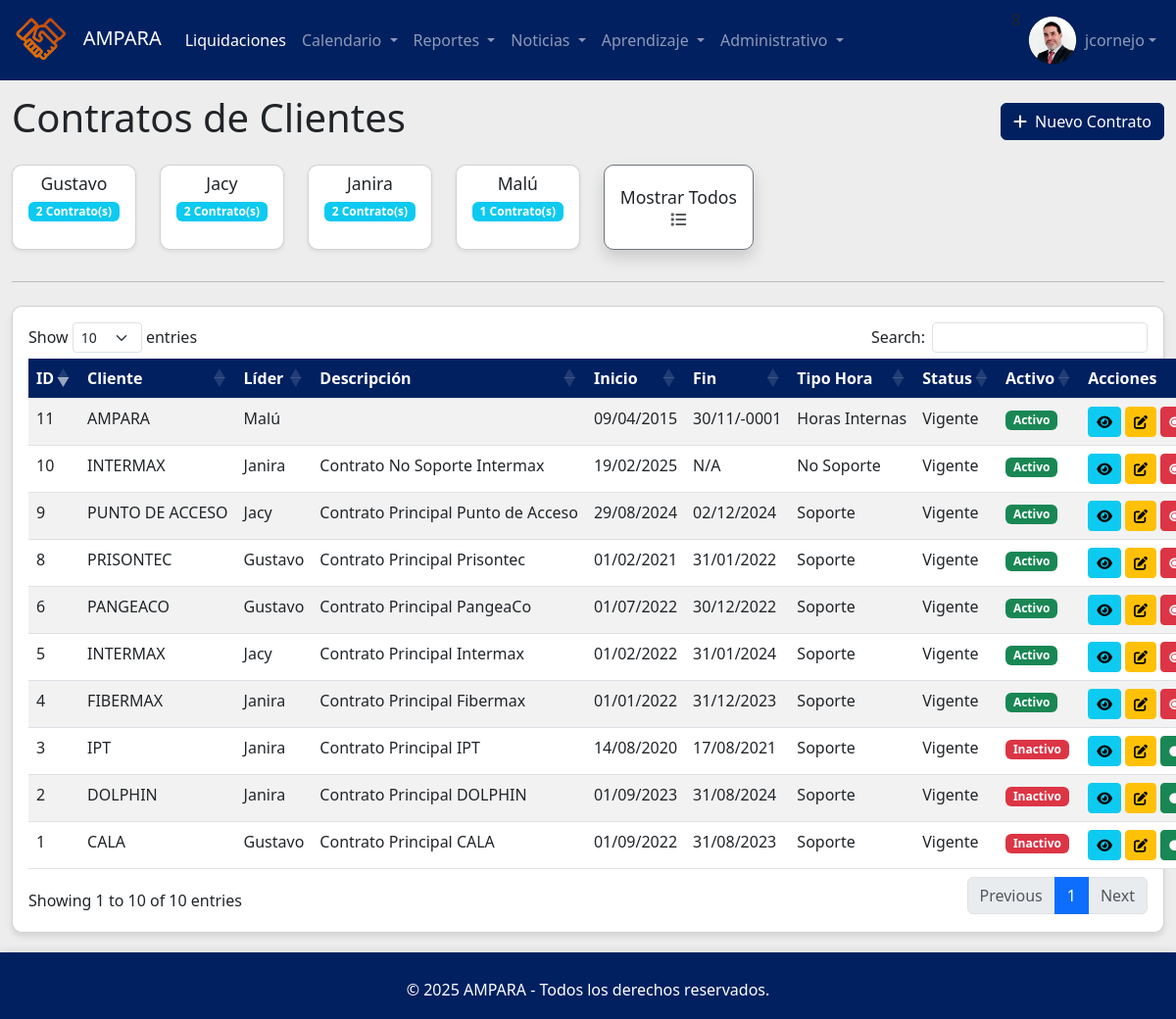
Screenshot of /contratos_clientes.php (signed in) with the database file from the repository.
### tables this page shows
CREATE TABLE `empleado` (
  `idempleado` int(11) NOT NULL,
  `nombres` varchar(100) NOT NULL,
  `paterno` varchar(50) NOT NULL,
  `materno` varchar(50) NOT NULL,
  `nombrecorto` varchar(50) DEFAULT NULL,
  `dni` varchar(10) NOT NULL,
  `nacimiento` date NOT NULL,
  `lugarnacimiento` varchar(100) NOT NULL,
  `domicilio` varchar(150) NOT NULL,
  `estadocivil` varchar(50) NOT NULL,
  `correopersonal` varchar(100) NOT NULL,
  `correocorporativo` varchar(100) NOT NULL,
  `telcelular` varchar(15) NOT NULL,
  `telfijo` varchar(10) NOT NULL,
  `horasmeta` int(11) NOT NULL DEFAULT 30,
  `area` varchar(50) NOT NULL,
  `cargo` varchar(50) NOT NULL,
  `derechohabiente` varchar(50) NOT NULL,
  `cantidadhijos` int(11) NOT NULL,
  `contactoemergencia` varchar(100) NOT NULL,
  `nivelestudios` varchar(50) NOT NULL,
  `regimenpension` varchar(50) NOT NULL,
  `fondopension` varchar(50) NOT NULL,
  `cussp` varchar(50) NOT NULL,
  `modalidad` varchar(50) NOT NULL,
  `rutafoto` varchar(250) NOT NULL,
  `activo` int(11) NOT NULL,
  `editor` int(11) NOT NULL DEFAULT 0,
  `registrado` timestamp NOT NULL DEFAULT current_timestamp(),
  `modificado` timestamp NOT NULL DEFAULT current_timestamp()
);

CREATE TABLE `contratocliente` (
  `idcontratocli` int(11) NOT NULL,
  `idcliente` int(11) NOT NULL,
  `lider` int(11) NOT NULL,
  `descripcion` varchar(500) NOT NULL,
  `fechainicio` date NOT NULL,
  `fechafin` date DEFAULT NULL,
  `horasfijasmes` int(11) NOT NULL,
  `costohorafija` decimal(7,2) NOT NULL,
  `mesescontrato` int(11) NOT NULL,
  `totalhorasfijas` int(11) NOT NULL,
  `tipobolsa` varchar(50) NOT NULL,
  `costohoraextra` decimal(7,2) NOT NULL,
  `montofijomes` decimal(7,2) NOT NULL,
  `planmontomes` decimal(7,2) NOT NULL,
  `planhoraextrames` int(11) NOT NULL,
  `status` varchar(50) NOT NULL,
  `tipohora` varchar(500) NOT NULL,
  `activo` int(11) NOT NULL,
  `editor` int(11) NOT NULL DEFAULT 1,
  `registrado` timestamp NOT NULL DEFAULT current_timestamp(),
  `modificado` timestamp NOT NULL DEFAULT current_timestamp()
);

CREATE TABLE `cliente` (
  `idcliente` int(11) NOT NULL,
  `razonsocial` varchar(50) NOT NULL,
  `nombrecomercial` varchar(50) NOT NULL,
  `ruc` varchar(15) NOT NULL,
  `direccion` varchar(150) NOT NULL,
  `telefono` varchar(15) NOT NULL,
  `sitioweb` varchar(150) NOT NULL,
  `representante` varchar(100) NOT NULL,
  `telrepresentante` varchar(15) NOT NULL,
  `correorepre` varchar(150) NOT NULL,
  `gerente` varchar(150) NOT NULL,
  `telgerente` varchar(15) NOT NULL,
  `correogerente` varchar(150) NOT NULL,
  `activo` int(11) NOT NULL DEFAULT 1,
  `editor` int(11) NOT NULL DEFAULT 1,
  `registrado` timestamp NOT NULL DEFAULT current_timestamp(),
  `modificado` timestamp NOT NULL DEFAULT current_timestamp()
);

### funciones.php (called while the page is built, shortened)
<?php
require_once 'conexion.php';
function obtenerResumenContratosPorLider() {
    global $pdo;
    $sql = "SELECT e.idempleado, e.nombrecorto, COUNT(cc.idcontratocli) as cantidad_contratos
            FROM empleado e
            JOIN contratocliente cc ON e.idempleado = cc.lider
            WHERE cc.activo = 1
            GROUP BY e.idempleado, e.nombrecorto
            HAVING COUNT(cc.idcontratocli) > 0
            ORDER BY e.nombrecorto ASC";
    try {
        $stmt = $pdo->query($sql);
        return $stmt->fetchAll(PDO::FETCH_ASSOC);
    } catch (PDOException $e) {
        error_log("Error al obtener resumen de contratos por líder: " . $e->getMessage());
        return [];
    }
}
function obtenerTodosContratosClientes($filtros = []) {
    global $pdo;
    $sql = "SELECT cc.*, c.nombrecomercial AS nombre_cliente, e.nombrecorto AS nombre_lider
            FROM contratocliente cc
            JOIN cliente c ON cc.idcliente = c.idcliente
            JOIN empleado e ON cc.lider = e.idempleado
            WHERE 1=1";
    $params = [];
    $sql .= " ORDER BY cc.fechainicio DESC, c.nombrecomercial ASC";
    $stmt = $pdo->prepare($sql);
    $stmt->execute($params);
    return $stmt->fetchAll(PDO::FETCH_ASSOC);
}
?>

### contratos_clientes.php (the view, shortened to what this page needs)
<?php
require_once 'includes/header.php';
require_once 'funciones.php';
$resumen_lideres = obtenerResumenContratosPorLider();
$id_lider_filtro = null;
$filtros_aplicados = [];
$contratos = obtenerTodosContratosClientes($filtros_aplicados);
?>
<div class="container-fluid mt-4">
    <div class="d-flex justify-content-between align-items-center mb-3">
        <h1>Contratos de Clientes</h1>
        <a href="registrar_contrato_cliente.php" class="btn btn-primary">
            <i class="fas fa-plus me-2"></i>Nuevo Contrato
        </a>
    </div>
    <?php if (!empty($resumen_lideres)):
    ?>
    <div class="row mb-3">
        <?php foreach ($resumen_lideres as $lider): ?>
            <div class="col-xl-auto col-lg-3 col-md-4 col-sm-6 mb-3">
                <a href="contratos_clientes.php?id_lider_filtro=<?php echo htmlspecialchars($lider['idempleado']); ?>" class="text-decoration-none">
                    <div class="card h-100 <?php echo ($id_lider_filtro == $lider['idempleado']) ? 'border-primary shadow' : 'shadow-sm hover-shadow'; ?>">
                        <div class="card-body text-center px-3 py-2">
                            <h6 class="card-title mb-1"><?php echo htmlspecialchars($lider['nombrecorto']); ?></h6>
                            <span class="badge bg-info rounded-soft"><?php echo htmlspecialchars($lider['cantidad_contratos']); ?> Contrato(s)</span>
                        </div>
                    </div>
                </a>
            </div>
        <?php endforeach; ?>
        <div class="col-xl-auto col-lg-3 col-md-4 col-sm-6 mb-3">
             <a href="contratos_clientes.php" class="text-decoration-none">
                <div class="card h-100 <?php echo ($id_lider_filtro === null && !isset($_GET['id_lider_filtro'])) ? 'border-secondary shadow' : 'shadow-sm hover-shadow'; ?>">
                    <div class="card-body text-center px-3 py-2 d-flex flex-column justify-content-center">
                         <h6 class="card-title mb-1">Mostrar Todos</h6>
                         <i class="fas fa-list text-muted"></i>
                    </div>
                </div>
            </a>
        </div>
    </div>
    <hr class="mb-4">
    <?php endif; ?>
    <div class="card">
        <div class="card-body">
            <table id="tablaContratosClientes" class="table table-striped table-hover dt-responsive nowrap" style="width:100%">
                <thead>
                    <tr>
                        <th>ID</th>
                        <th>Cliente</th>
                        <th>Líder</th>
                        <th style="width: 30%;">Descripción</th>
                        <th>Inicio</th>
                        <th>Fin</th>
                        <th>Tipo Hora</th>
                        <th>Status</th>
                        <th>Activo</th>
                        <th>Acciones</th>
                    </tr>
                </thead>
                <tbody>
                    <?php if (!empty($contratos)):
                        foreach ($contratos as $contrato):
                    ?>
                            <tr>
                                <td><?php echo htmlspecialchars($contrato['idcontratocli']); ?></td>
                                <td><?php echo htmlspecialchars($contrato['nombre_cliente'] ?? 'N/A'); ?></td>
                                <td><?php echo htmlspecialchars($contrato['nombre_lider'] ?? 'N/A'); ?></td>
                                <td><?php echo nl2br(htmlspecialchars(substr($contrato['descripcion'] ?? '', 0, 100) . (strlen($contrato['descripcion'] ?? '') > 100 ? '...' : ''))); ?></td>
                                <td><?php echo htmlspecialchars(date("d/m/Y", strtotime($contrato['fechainicio']))); ?></td>
                                <td><?php echo $contrato['fechafin'] ? htmlspecialchars(date("d/m/Y", strtotime($contrato['fechafin']))) : 'N/A'; ?></td>
                                <td><?php echo htmlspecialchars($contrato['tipohora'] ?? 'N/A'); ?></td>
                                <td><?php echo htmlspecialchars($contrato['status'] ?? 'N/A'); ?></td>
                                <td>
                                    <?php if (isset($contrato['activo']) && $contrato['activo'] == 1): ?>
                                        <span class="badge bg-success">Activo</span>
                                    <?php else: ?>
                                        <span class="badge bg-danger">Inactivo</span>
                                    <?php endif; ?>
                                </td>
                                <td>
                                    <button type="button" class="btn btn-info btn-sm ver-contrato"
                                            data-id="<?php echo $contrato['idcontratocli']; ?>"
                                            data-bs-toggle="modal" data-bs-target="#modalVerContratoCliente"
                                            title="Ver Detalles del Contrato">
                                        <i class="fas fa-eye"></i>
                                    </button>
                                    <a href="editar_contrato_cliente.php?id=<?php echo $contrato['idcontratocli']; ?>" class="btn btn-warning btn-sm" title="Editar Contrato">
                                        <i class="fas fa-edit"></i>
                                    </a>
                                    <button type="button" class="btn btn-<?php echo (isset($contrato['activo']) && $contrato['activo']) ? 'danger' : 'success'; ?> btn-sm cambiar-estado-contrato"
                                            data-id="<?php echo $contrato['idcontratocli']; ?>"
                                            data-nombre="ID <?php echo htmlspecialchars($contrato['idcontratocli']); ?> (Cliente: <?php echo htmlspecialchars($contrato['nombre_cliente'] ?? 'N/A'); ?>)"
                                            data-estado-actual="<?php echo (isset($contrato['activo']) ? $contrato['activo'] : 0); ?>"
                                            title="<?php echo (isset($contrato['activo']) && $contrato['activo']) ? 'Desactivar' : 'Activar'; ?> Contrato">
                                        <i class="fas fa-<?php echo (isset($contrato['activo']) && $contrato['activo']) ? 'toggle-off' : 'toggle-on'; ?>"></i>
                                    </button>
                                </td>
                            </tr>
                        <?php
                        endforeach;
                    else:
                    ?>
                        <tr>
                            <td colspan="10" class="text-center">No hay contratos registrados o que coincidan con el filtro.</td>
                        </tr>
                    <?php endif; ?>
                </tbody>
            </table>
        </div>
    </div>
</div>
<?php
require_once 'includes/footer.php';
?>

### includes/header.php (shortened to what this page needs)
<?php
require_once 'conexion.php';
$ruta_foto_usuario = 'img/fotos/empleados/usuario01.png';
$nombre_usuario_display = 'Usuario';
$tipo_usuario_actual = null;
if (isset($_SESSION['idusuario'])) {
    if (isset($_SESSION['nombre_usuario'])) {
        $nombre_usuario_display = htmlspecialchars($_SESSION['nombre_usuario']);
    }
    if (isset($_SESSION['idemp']) && $pdo) {
        try {
            $stmt_foto = $pdo->prepare("SELECT rutafoto FROM empleado WHERE idempleado = :idemp AND activo = 1");
            $stmt_foto->bindParam(':idemp', $_SESSION['idemp']);
            $stmt_foto->execute();
            $empleado_info = $stmt_foto->fetch(PDO::FETCH_ASSOC);
            if ($empleado_info && !empty($empleado_info['rutafoto'])) {
                $ruta_foto_usuario = htmlspecialchars($empleado_info['rutafoto']);
            }
        } catch (PDOException $e) {
            error_log("Error al obtener rutafoto: " . $e->getMessage());
        }
    }
    if (isset($_SESSION['tipo_usuario'])) {
        $tipo_usuario_actual = $_SESSION['tipo_usuario'];
    }
}
?>
<!DOCTYPE html>
<html lang="es">
<head>
    <link href="https://cdn.jsdelivr.net/npm/bootstrap@5.3.0/dist/css/bootstrap.min.css" rel="stylesheet">
    <link rel="stylesheet" href="https://cdnjs.cloudflare.com/ajax/libs/font-awesome/6.0.0/css/all.min.css">
    <link rel="stylesheet" href="https://cdn.datatables.net/1.11.5/css/dataTables.bootstrap5.min.css">
    <link rel="stylesheet" href="css/estilo.css">
</head>
<body>
    <nav class="navbar navbar-expand-lg navbar-dark bg-primary fixed-top">
        <div class="container-fluid">
            <a class="navbar-brand" href="index.php">
                <img src="img/logo_0.png" alt="Logo" style="height: 50px; margin-right: 10px;">
               AMPARA
            </a>
            <div class="collapse navbar-collapse" id="navbarNavPrincipal">
                <ul class="navbar-nav me-auto mb-2 mb-lg-0">
                    <li class="nav-item">
                        <a class="nav-link active" aria-current="page" href="liquidaciones.php">Liquidaciones</a>
                    </li>
                     <li class="nav-item dropdown">
                        <a class="nav-link dropdown-toggle" href="#" id="navbarDropdownCalendario" role="button" data-bs-toggle="dropdown" aria-expanded="false">
                            Calendario
                        </a>
                    </li>
                    <li class="nav-item dropdown">
                        <a class="nav-link dropdown-toggle" href="#" id="navbarDropdownReportes" role="button" data-bs-toggle="dropdown" aria-expanded="false">
                            Reportes
                        </a>
                    </li>
                    <li class="nav-item dropdown">
                        <a class="nav-link dropdown-toggle" href="#" id="navbarDropdownNoticias" role="button" data-bs-toggle="dropdown" aria-expanded="false">
                            Noticias
                        </a>
                    </li>
                      <li class="nav-item dropdown">
                        <a class="nav-link dropdown-toggle" href="#" id="navbarDropdownAprendizaje" role="button" data-bs-toggle="dropdown" aria-expanded="false">
                            Aprendizaje
                        </a>
                    </li>
                    <?php if ($tipo_usuario_actual == 1):  ?>
                    <li class="nav-item dropdown">
                        <a class="nav-link dropdown-toggle" href="#" id="navbarDropdownAdministrativo" role="button" data-bs-toggle="dropdown" aria-expanded="false">
                            Administrativo
                        </a>
                    </li>
                    <?php endif;?>
                </ul>
                <ul class="navbar-nav ms-auto">
                    <?php if (isset($_SESSION['idusuario'])): echo $_SESSION['idemp'];?>
                        <li class="nav-item dropdown">
                            <a class="nav-link dropdown-toggle d-flex align-items-center" href="#" id="navbarDropdownUser" role="button" data-bs-toggle="dropdown" aria-expanded="false">
                                <img  src="<?php echo $ruta_foto_usuario; ?>" alt="Foto de perfil" class="rounded-circle me-2 user-avatar"  style="height: 50px; width: 50px;">
                                <?php echo $nombre_usuario_display; ?>
                            </a>
                        </li>
                    <?php else: ?>
                        <li class="nav-item">
                            <a class="nav-link" href="../login.php">Iniciar Sesión</a>
                        </li>
                    <?php endif; ?>
                </ul>
            </div>
        </div>
    </nav>
    <div class="container-fluid main-content">
    </div>

### css/estilo.css (style rules this page uses)
:root { --color-primary: #012060; --color-secondary: #f28120; --color-light: #ededed; --color-white: #ffffff; }
body { background-color: var(--color-light); }
.bg-primary { background-color: var(--color-primary) !important; }
.btn-primary { background-color: var(--color-primary); border-color: var(--color-primary); }
.card { border-radius: 10px; box-shadow: 0 4px 6px rgba(0, 0, 0, 0.1); margin-bottom: 20px; }
.card-title { font-size: 1.1rem; font-weight: 500; }
.table th { background-color: var(--color-primary); color: white; }

### includes/header.php (style rules this page uses)
body { padding-top: 56px; }
.user-avatar { width: 32px; height: 32px; object-fit: cover; }
.main-content { padding-top: 1rem; }

### rows the page displays
empleado: rutafoto (picture)
empleado: nombrecorto "Gustavo", cantidad_contratos "2"
empleado: nombrecorto "Jacy", cantidad_contratos "2"
empleado: nombrecorto "Janira", cantidad_contratos "2"
empleado: nombrecorto "Malú", cantidad_contratos "1"
contratocliente: idcontratocli "10", idcliente.nombrecomercial "INTERMAX", lider.nombrecorto "Janira", descripcion "Contrato No Soporte Intermax", fechainicio "19/02/2025", shows "N/A", tipohora "No Soporte", status "Vigente", activo "Activo"
contratocliente: idcontratocli "9", idcliente.nombrecomercial "PUNTO DE ACCESO", lider.nombrecorto "Jacy", descripcion "Contrato Principal Punto de Acceso", fechainicio "29/08/2024", fechafin "02/12/2024", tipohora "Soporte", status "Vigente", activo "Activo"
contratocliente: idcontratocli "2", idcliente.nombrecomercial "DOLPHIN", lider.nombrecorto "Janira", descripcion "Contrato Principal DOLPHIN", fechainicio "01/09/2023", fechafin "31/08/2024", tipohora "Soporte", status "Vigente", activo "Inactivo"
contratocliente: idcontratocli "1", idcliente.nombrecomercial "CALA", lider.nombrecorto "Gustavo", descripcion "Contrato Principal CALA", fechainicio "01/09/2022", fechafin "31/08/2023", tipohora "Soporte", status "Vigente", activo "Inactivo"
contratocliente: idcontratocli "6", idcliente.nombrecomercial "PANGEACO", lider.nombrecorto "Gustavo", descripcion "Contrato Principal PangeaCo", fechainicio "01/07/2022", fechafin "30/12/2022", tipohora "Soporte", status "Vigente", activo "Activo"
contratocliente: idcontratocli "5", idcliente.nombrecomercial "INTERMAX", lider.nombrecorto "Jacy", descripcion "Contrato Principal Intermax", fechainicio "01/02/2022", fechafin "31/01/2024", tipohora "Soporte", status "Vigente", activo "Activo"
contratocliente: idcontratocli "4", idcliente.nombrecomercial "FIBERMAX", lider.nombrecorto "Janira", descripcion "Contrato Principal Fibermax", fechainicio "01/01/2022", fechafin "31/12/2023", tipohora "Soporte", status "Vigente", activo "Activo"
contratocliente: idcontratocli "8", idcliente.nombrecomercial "PRISONTEC", lider.nombrecorto "Gustavo", descripcion "Contrato Principal Prisontec", fechainicio "01/02/2021", fechafin "31/01/2022", tipohora "Soporte", status "Vigente", activo "Activo"
contratocliente: idcontratocli "3", idcliente.nombrecomercial "IPT", lider.nombrecorto "Janira", descripcion "Contrato Principal IPT", fechainicio "14/08/2020", fechafin "17/08/2021", tipohora "Soporte", status "Vigente", activo "Inactivo"
contratocliente: idcontratocli "11", idcliente.nombrecomercial "AMPARA", lider.nombrecorto "Malú", fechainicio "09/04/2015", fechafin "30/11/-0001", tipohora "Horas Internas", status "Vigente", activo "Activo"

### other values shown
$nombre_usuario_display "jcornejo"
